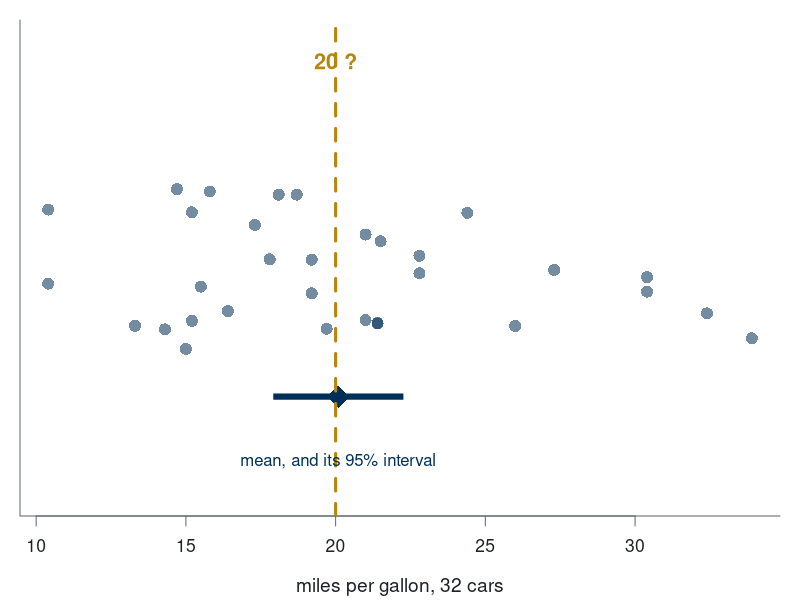
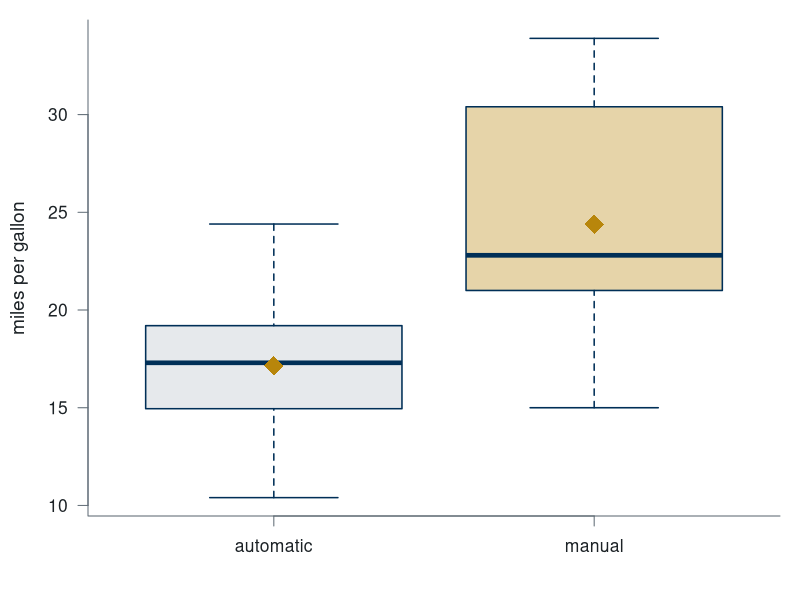
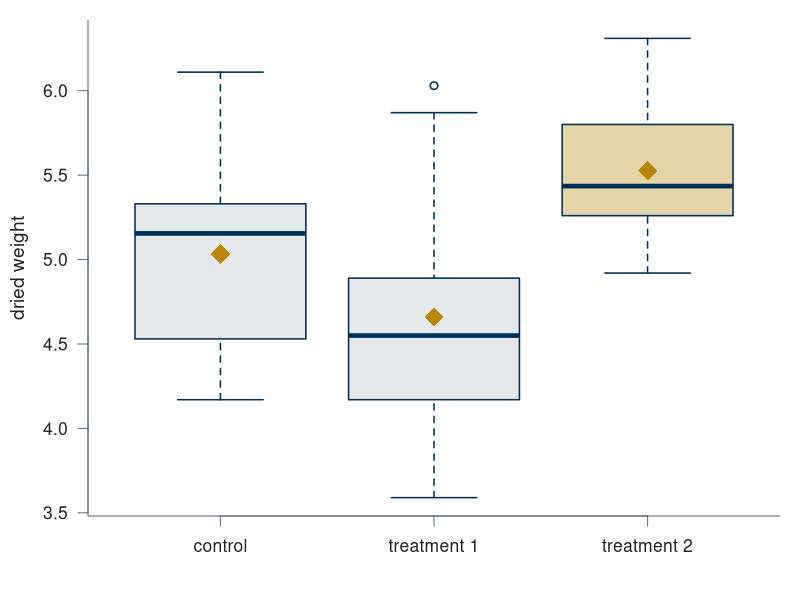
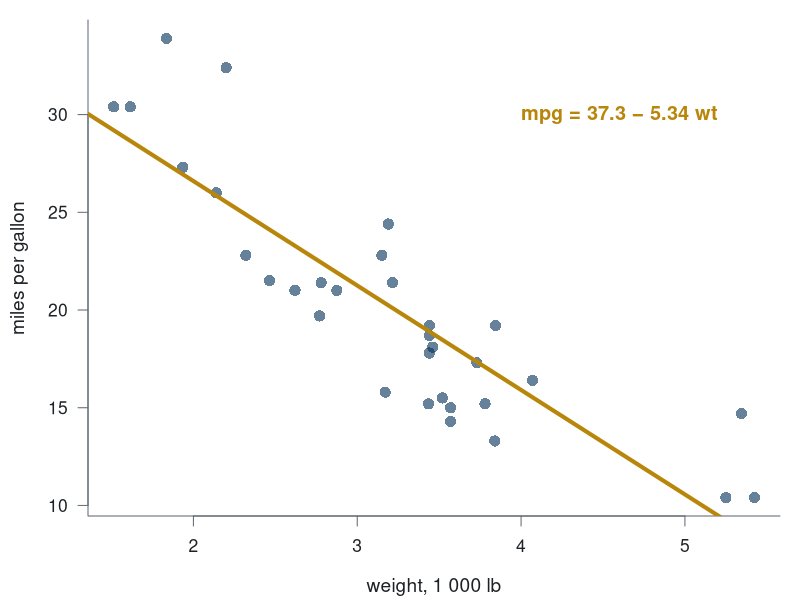
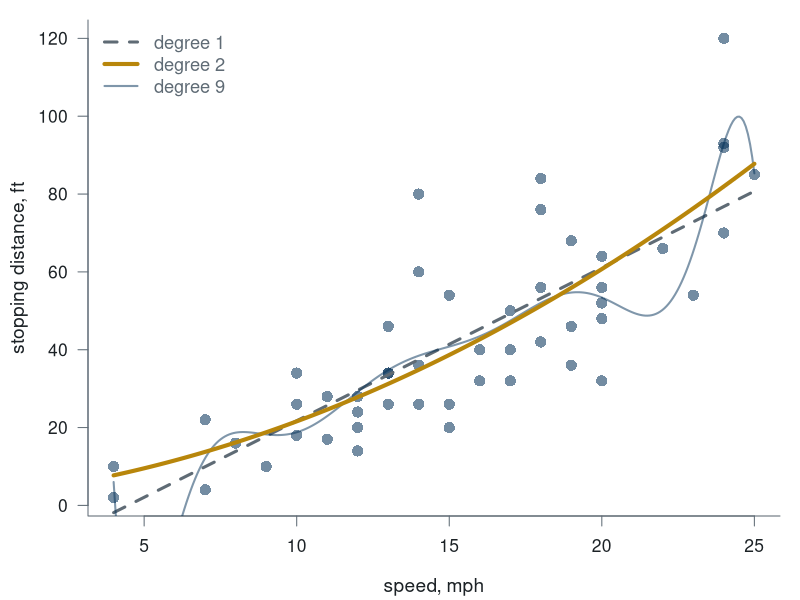
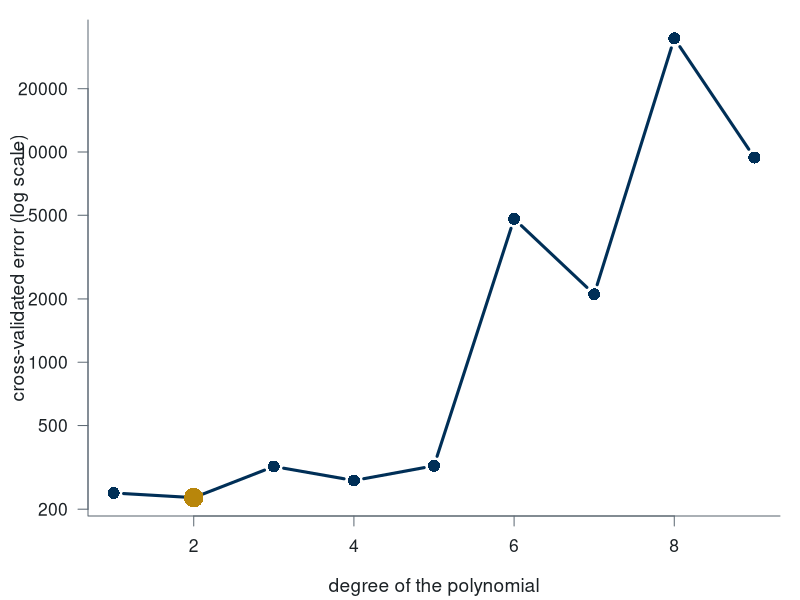
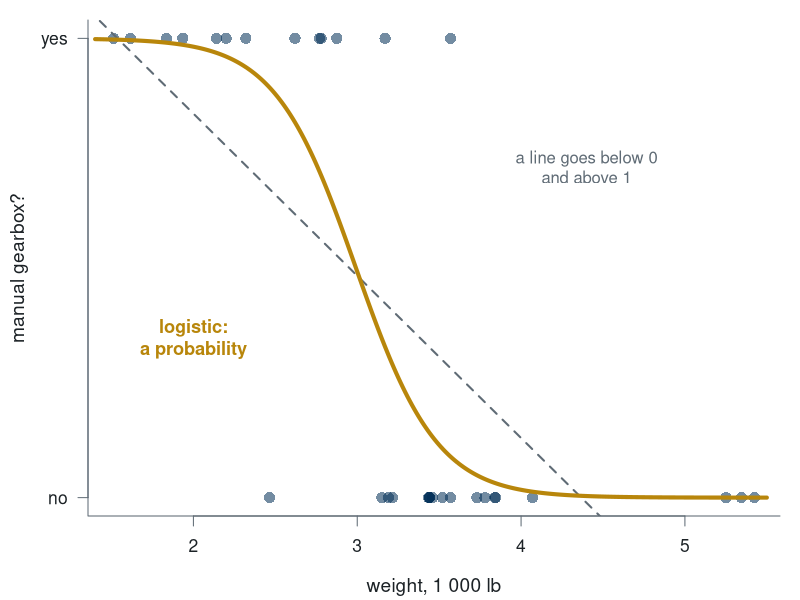
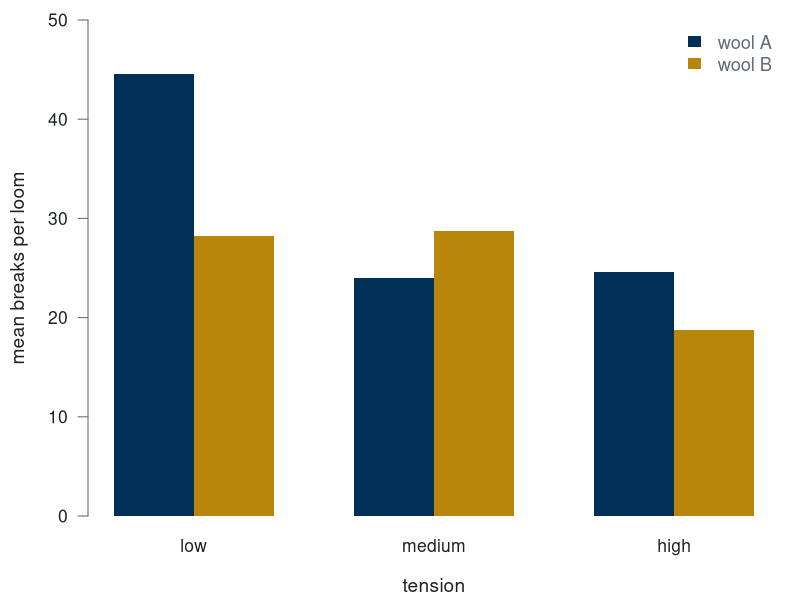

The R script that drew these images, in order:
# Figures for lectures/lab-module-1-in-r.qmd — one picture per question.
# Rscript lectures/lab-module-1-figures.R   (from the repo root) -> lectures/media/lab-*.png
# Base graphics only, so it runs on a bare R. Site colours; no titles (the slide has one).

NAVY <- "#002f57"; GOLD <- "#b8860b"; MUTED <- "#5f6b75"; LIGHT <- "#e6e9ec"
out <- function(name, w = 7.2, h = 4.6) {
  png(file.path("lectures/media", paste0("lab-", name, ".png")), width = w, height = h, units = "in", res = 200)
  par(family = "sans", mar = c(4.2, 4.4, 1, 1), cex.lab = 1.15, cex.axis = 1.05, las = 1, bty = "l",
      col.axis = "#1c2226", col.lab = "#1c2226", fg = MUTED)
}

# 1 · one mean ---------------------------------------------------------------
out("one-mean", h = 3.2)
par(mar = c(4.2, 1, 1, 1))
set.seed(2); y <- jitter(rep(1, 32), amount = 0.18)
plot(mtcars$mpg, y, pch = 16, col = adjustcolor(NAVY, .55), cex = 1.6, ylim = c(0.5, 1.5), yaxt = "n",
     xlab = "miles per gallon, 32 cars", ylab = "")
tt <- t.test(mtcars$mpg, mu = 20)
segments(tt$conf.int[1], 0.72, tt$conf.int[2], 0.72, lwd = 6, col = NAVY, lend = 1)
points(mean(mtcars$mpg), 0.72, pch = 18, cex = 3, col = NAVY)
abline(v = 20, col = GOLD, lwd = 3, lty = 2)
text(20, 1.45, "20 ?", col = GOLD, font = 2, cex = 1.3)
text(mean(mtcars$mpg), 0.58, "mean, and its 95% interval", col = NAVY, cex = 1)
dev.off()

# 2 · two means --------------------------------------------------------------
out("two-means")
boxplot(mpg ~ am, data = mtcars, names = c("automatic", "manual"), col = c(LIGHT, adjustcolor(GOLD, .35)),
        border = NAVY, lwd = 1.5, xlab = "", ylab = "miles per gallon")
points(c(1, 2), tapply(mtcars$mpg, mtcars$am, mean), pch = 18, cex = 2.6, col = GOLD)
dev.off()

# 3 · three groups -----------------------------------------------------------
out("anova")
boxplot(weight ~ group, data = PlantGrowth, names = c("control", "treatment 1", "treatment 2"),
        col = c(LIGHT, LIGHT, adjustcolor(GOLD, .35)), border = NAVY, lwd = 1.5, xlab = "", ylab = "dried weight")
points(1:3, tapply(PlantGrowth$weight, PlantGrowth$group, mean), pch = 18, cex = 2.6, col = GOLD)
dev.off()

# 4 · simple regression ------------------------------------------------------
out("simple")
plot(mpg ~ wt, data = mtcars, pch = 16, col = adjustcolor(NAVY, .6), cex = 1.5,
     xlab = "weight, 1 000 lb", ylab = "miles per gallon")
abline(lm(mpg ~ wt, data = mtcars), col = GOLD, lwd = 4)
text(4.6, 30, "mpg = 37.3 − 5.34 wt", col = GOLD, font = 2, cex = 1.2)
dev.off()

# 5 · nonlinear --------------------------------------------------------------
out("nonlinear")
plot(dist ~ speed, data = cars, pch = 16, col = adjustcolor(NAVY, .55), cex = 1.5,
     xlab = "speed, mph", ylab = "stopping distance, ft")
s <- seq(4, 25, length.out = 300)
lines(s, predict(lm(dist ~ speed, cars), data.frame(speed = s)), col = MUTED, lwd = 3, lty = 2)
lines(s, predict(lm(dist ~ poly(speed, 9), cars), data.frame(speed = s)), col = adjustcolor(NAVY, .5), lwd = 2)
lines(s, predict(lm(dist ~ poly(speed, 2), cars), data.frame(speed = s)), col = GOLD, lwd = 4)
legend("topleft", bty = "n", lwd = c(3, 4, 2), lty = c(2, 1, 1), col = c(MUTED, GOLD, adjustcolor(NAVY, .5)),
       legend = c("degree 1", "degree 2", "degree 9"), cex = 1.1)
dev.off()

# 6 · cross-validation -------------------------------------------------------
out("cv")
set.seed(1); folds <- sample(rep(1:5, length.out = nrow(cars)))
cv_mse <- function(d) mean(sapply(1:5, function(k) {
  fit <- lm(dist ~ poly(speed, d), data = cars[folds != k, ])
  mean((cars$dist[folds == k] - predict(fit, cars[folds == k, ]))^2)
}))
degs <- 1:9; e <- sapply(degs, cv_mse)
plot(degs, e, type = "b", log = "y", pch = 16, cex = 1.6, lwd = 3, col = NAVY,
     xlab = "degree of the polynomial", ylab = "cross-validated error (log scale)")
points(2, e[2], pch = 16, cex = 2.6, col = GOLD)
text(2.3, e[2] * 0.6, "degree 2", col = GOLD, font = 2, cex = 1.2, adj = 0)
dev.off()

# 7 · logistic ---------------------------------------------------------------
out("logit")
plot(am ~ wt, data = mtcars, pch = 16, col = adjustcolor(NAVY, .55), cex = 1.5, yaxt = "n",
     xlab = "weight, 1 000 lb", ylab = "manual gearbox?")
axis(2, at = c(0, 1), labels = c("no", "yes"))
w <- seq(1.4, 5.5, length.out = 300)
abline(lm(am ~ wt, data = mtcars), col = MUTED, lwd = 2, lty = 2)
lines(w, predict(glm(am ~ wt, binomial, mtcars), data.frame(wt = w), type = "response"), col = GOLD, lwd = 4)
text(4.4, 0.72, "a line goes below 0\nand above 1", col = MUTED, cex = 1)
text(2.0, 0.35, "logistic:\na probability", col = GOLD, font = 2, cex = 1.1)
dev.off()

# 8 · Poisson ----------------------------------------------------------------
out("poisson")
m <- tapply(warpbreaks$breaks, list(warpbreaks$wool, warpbreaks$tension), mean)
barplot(m, beside = TRUE, col = c(NAVY, GOLD), border = NA, names.arg = c("low", "medium", "high"),
        xlab = "tension", ylab = "mean breaks per loom", ylim = c(0, 50))
legend("topright", bty = "n", fill = c(NAVY, GOLD), border = NA, legend = c("wool A", "wool B"), cex = 1.1)
dev.off()

# 9 · survival ---------------------------------------------------------------
library(survival)
out("survival")
fit <- survfit(Surv(time, status) ~ sex, data = lung)
plot(fit, col = c(NAVY, GOLD), lwd = 4, conf.int = FALSE, xlab = "days", ylab = "share still alive", mark.time = TRUE)
abline(h = 0.5, col = MUTED, lty = 3)
legend("topright", bty = "n", lwd = 4, col = c(NAVY, GOLD), legend = c("men: median 270 days", "women: median 426 days"), cex = 1.1)
dev.off()

# 10 · LASSO path ------------------------------------------------------------
library(glmnet)
out("lasso")
x <- model.matrix(mpg ~ ., data = mtcars)[, -1]; y <- mtcars$mpg
set.seed(1); cv <- cv.glmnet(x, y, alpha = 1)
B <- as.matrix(cv$glmnet.fit$beta); L <- log(cv$glmnet.fit$lambda)
keep <- c("wt", "cyl", "hp")
par(mar = c(4.2, 4.4, 1, 4))
matplot(L, t(B), type = "l", lty = 1, lwd = ifelse(rownames(B) %in% keep, 4, 2),
        col = ifelse(rownames(B) %in% keep, NAVY, adjustcolor(MUTED, .6)),
        xlab = "log(lambda): penalty grows to the right", ylab = "coefficient")
abline(h = 0, col = LIGHT)
abline(v = log(cv$lambda.1se), col = GOLD, lwd = 3, lty = 2)
axis(4, at = B[keep, 1], labels = keep, las = 1, tick = FALSE, line = -0.6, col.axis = NAVY, font = 2)
text(log(cv$lambda.1se), max(B) * 0.9, "chosen lambda:\n3 columns left", col = GOLD, font = 2, adj = c(1.05, 1), cex = 1.05)
dev.off()

# 11 · the series -------------------------------------------------------------
out("series")
plot(AirPassengers, col = NAVY, lwd = 3, xlab = "", ylab = "passengers, thousands")
dev.off()

# 12 · decomposition ---------------------------------------------------------
png("lectures/media/lab-decompose.png", width = 6.2, height = 6.8, units = "in", res = 200)
d <- decompose(AirPassengers, type = "multiplicative")
par(family = "sans", las = 1, col.axis = "#1c2226", fg = MUTED, cex.axis = 0.95)
plot(d, col = NAVY, lwd = 2)
dev.off()

# 13 · Holt–Winters ----------------------------------------------------------
out("holtwinters")
hw <- HoltWinters(AirPassengers, seasonal = "multiplicative")
p <- predict(hw, 12)
plot(AirPassengers, col = NAVY, lwd = 3, xlim = c(1949, 1962), ylim = c(100, 700), xlab = "", ylab = "passengers, thousands")
lines(hw$fitted[, "xhat"], col = adjustcolor(GOLD, .7), lwd = 2)
lines(p, col = GOLD, lwd = 4)
legend("topleft", bty = "n", lwd = c(3, 2, 4), col = c(NAVY, adjustcolor(GOLD, .7), GOLD),
       legend = c("observed", "smoothed", "forecast 1961"), cex = 1.1)
dev.off()

# 14 · ARIMA -----------------------------------------------------------------
out("arima")
fit <- arima(log(AirPassengers), order = c(0, 1, 1), seasonal = c(0, 1, 1))
pr <- predict(fit, 12)
t <- time(pr$pred)
plot(AirPassengers, col = NAVY, lwd = 3, xlim = c(1949, 1962), ylim = c(100, 800), xlab = "", ylab = "passengers, thousands")
polygon(c(t, rev(t)), c(exp(pr$pred + 1.96 * pr$se), rev(exp(pr$pred - 1.96 * pr$se))), col = adjustcolor(GOLD, .25), border = NA)
lines(exp(pr$pred), col = GOLD, lwd = 4)
legend("topleft", bty = "n", lwd = c(3, 4, 10), col = c(NAVY, GOLD, adjustcolor(GOLD, .25)),
       legend = c("observed", "forecast 1961", "95% interval"), cex = 1.1)
dev.off()

# 15 · churn by contract -----------------------------------------------------
ch <- read.csv("materials/churn.csv")
out("churn-contract")
r <- tapply(ch$churn == "yes", ch$contract, mean)
bp <- barplot(r * 100, col = c(GOLD, NAVY, NAVY), border = NA, ylim = c(0, 50), ylab = "churn rate, %", names.arg = names(r))
text(bp, r * 100 + 3, paste0(round(r * 100), "%"), col = "#1c2226", font = 2, cex = 1.2)
dev.off()

cat("figures written to lectures/media/\n")
